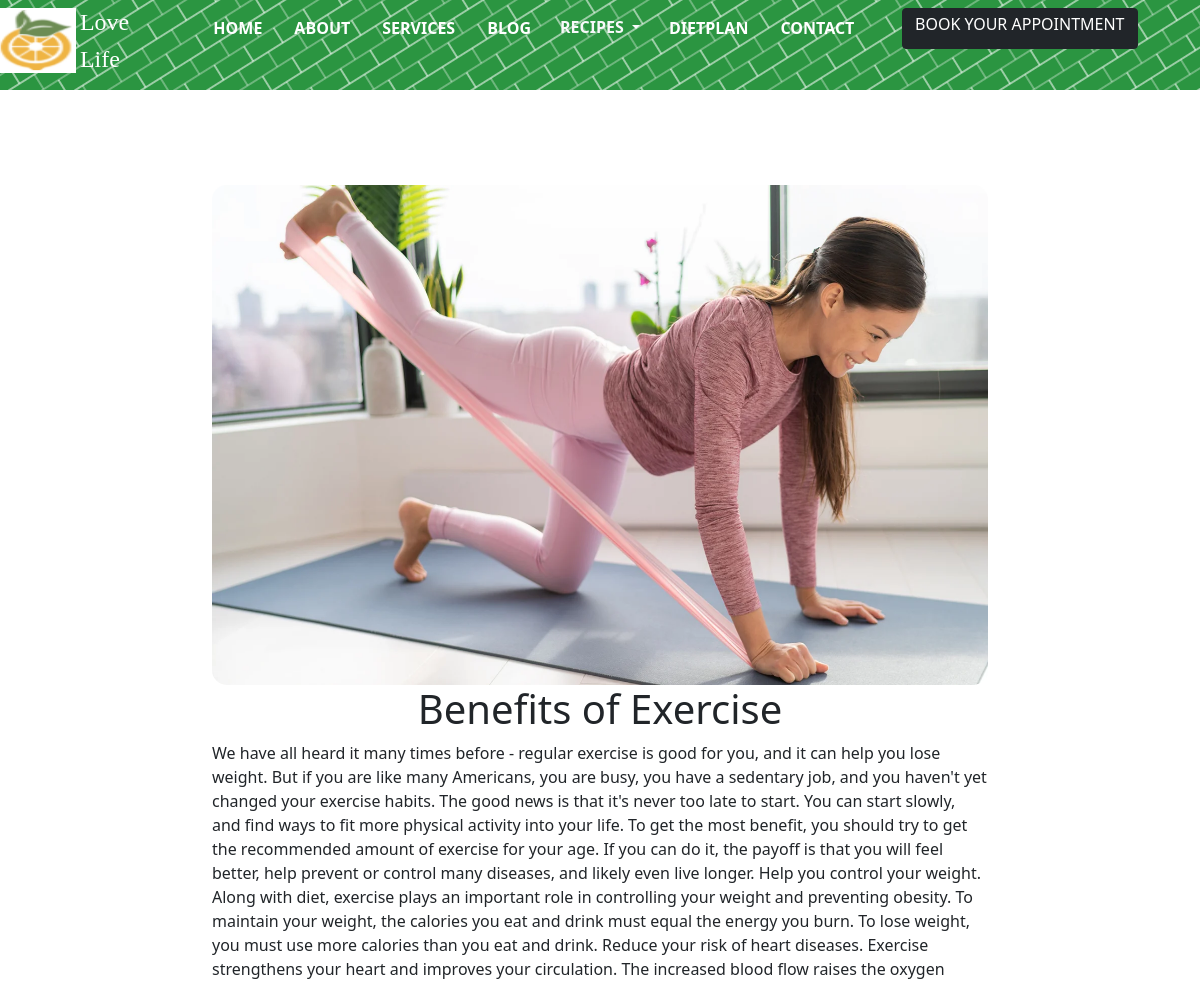
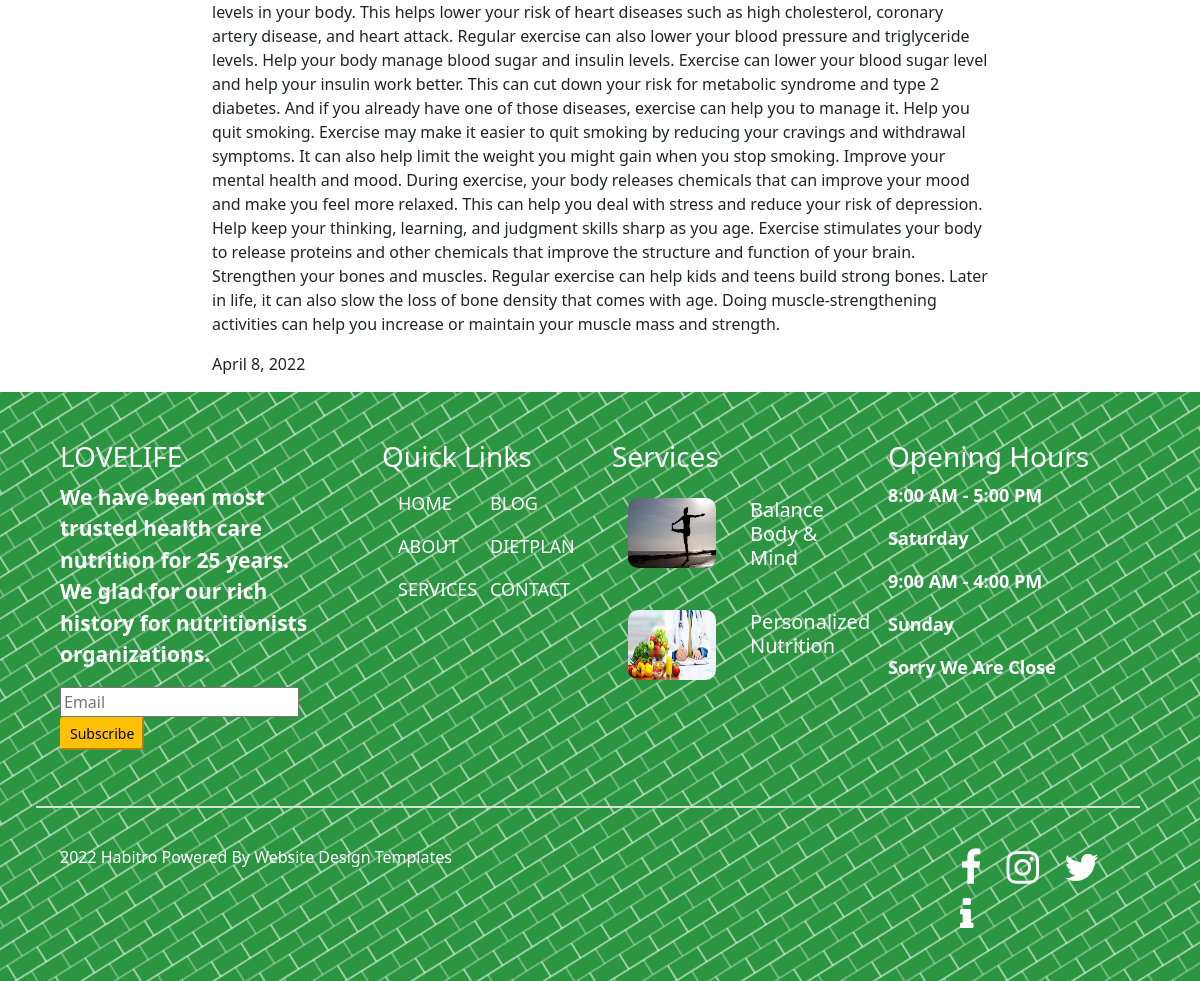
Page /blogdetals/13 on the committed database (2 pictures, top to bottom).
### lifestyle/models.py (models this page shows)
class gallery(models.Model):
    title=models.CharField(max_length=500)
    image=models.ImageField(upload_to='pictures')
    des=models.TextField()
    date=models.DateField()
    class Meta:
        db_table="gallery"

### lifestyle/views.py (the view)
# urls.py: path('blogdetals/<int:id>',blogdetals),
def blogdetals(request,id):
    gly=gallery.objects.get(id=id)
    context={'gly':gly}
    return render(request,'blogs.html',context)

### templates/blogs.html
{% extends 'base.html' %}
{% load static %}
{% block content %}
<div class="row">
<div class="col-md-8 offset-2" id="dis">
<img src=" /media/{{gly.image}}" height="500px" width="100%">
<h1 class="text-center">{{ gly.title }}</h1>
<p>{{ gly.des  }}</p>
<p>{{ gly.date }}</p>
</div>
</div>
{% endblock %}

### static/project.css (style rules this page uses)
#dis img { margin-top:90px; border-radius:15px; }

### rows in the picture
gallery: image (picture), title "Benefits of Exercise", des "We have all heard it many times before - regular exercise is good for you, and it can help you lose weight. But if you are like many Americans, you are busy, you have a sedentary job, and you haven't yet changed your exercise habits. The good news is that it's never too late to start. You can start slowly, and find ways to fit more physical activity into your life. To get the most benefit, you should try to get the recommended amount of exercise for your age. If you can do it, the payoff is that you will feel better, help prevent or control many diseases, and likely even live longer. Help you control your weight. Along with diet, exercise plays an important role in controlling your weight…", date "April 8, 2022"
